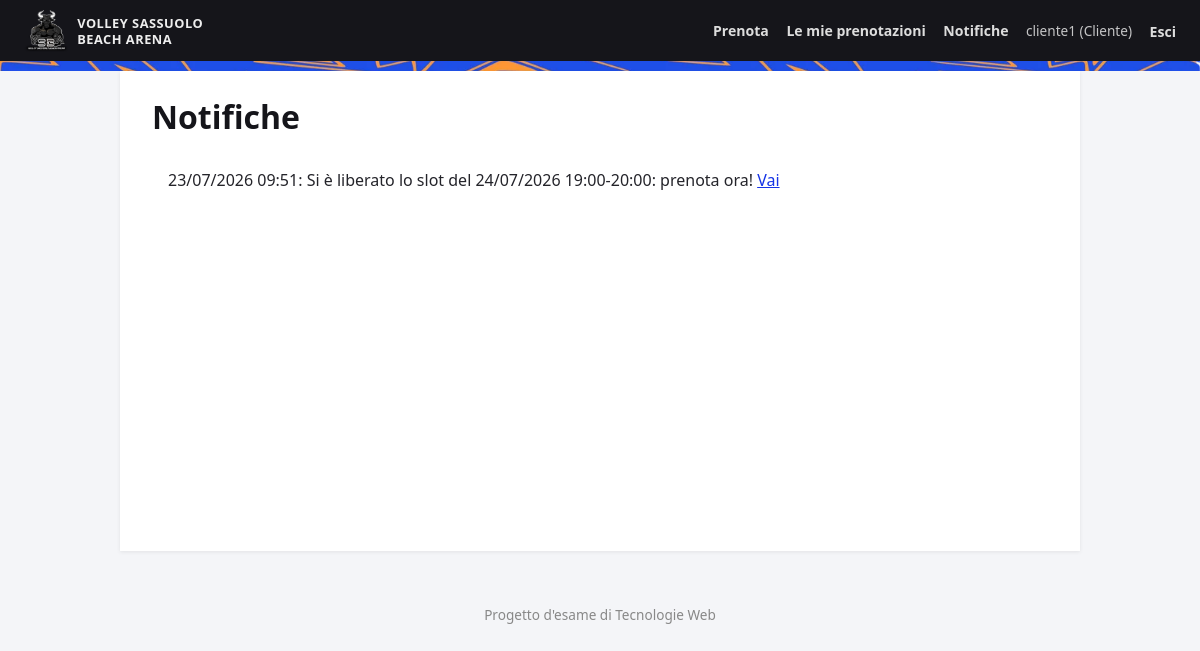
Screenshot of /prenotazioni/notifiche/ (signed in) with the database file from the repository.
### accounts/models.py (models this page shows, shortened)
class User(AbstractUser):
    username = models.CharField(
        _('username'),
        max_length=USERNAME_MASSIMO_CARATTERI,
        unique=True,
        help_text=f'Obbligatorio. Massimo {USERNAME_MASSIMO_CARATTERI} caratteri. Solo lettere, cifre e @/./+/-/_ .',
        validators=[UnicodeUsernameValidator()],
        error_messages={'unique': 'Esiste già un utente con questo nome utente.'},
    )
    first_name = models.CharField(_('first name'), max_length=NOME_MASSIMO_CARATTERI, blank=True)
    last_name = models.CharField(_('last name'), max_length=NOME_MASSIMO_CARATTERI, blank=True)
    class Ruolo(models.TextChoices):
        CLIENTE = 'cliente', 'Cliente'
        GESTORE = 'gestore', 'Gestore'
        ADMIN = 'admin', 'Admin'
    role = models.CharField(max_length=10, choices=Ruolo.choices, default=Ruolo.CLIENTE)
    @property
    def is_cliente(self):
        return self.role == self.Ruolo.CLIENTE
    @property
    def is_admin_struttura(self):
        return self.role == self.Ruolo.ADMIN
    @property
    def is_gestore_or_admin(self):
        return self.role in (self.Ruolo.GESTORE, self.Ruolo.ADMIN)

### prenotazioni/models.py (models this page shows, shortened)
class Notifica(models.Model):
    utente = models.ForeignKey('accounts.User', on_delete=models.CASCADE, related_name='notifiche')
    messaggio = models.CharField(max_length=255)
    link = models.CharField(max_length=255, blank=True)
    letta = models.BooleanField(default=False)
    creato_il = models.DateTimeField(auto_now_add=True)
    class Meta:
        ordering = ['-creato_il']

### prenotazioni/views.py (the view)
# urls.py: path('notifiche/', views.notifiche, name='notifiche'),
@login_required
def notifiche(request):
    lista = list(Notifica.objects.filter(utente=request.user))
    Notifica.objects.filter(utente=request.user, letta=False).update(letta=True)
    return render(request, 'prenotazioni/notifiche.html', {'notifiche': lista})

### prenotazioni/context_processors.py (called while the page is built)
def notifiche(request):
    user = getattr(request, 'user', None)
    if not user or not user.is_authenticated:
        return {}
    return {'notifiche_non_lette': user.notifiche.filter(letta=False).count()}

### templates/prenotazioni/notifiche.html (shortened to what this page needs)
{% extends "base.html" %}
{% block content %}
<h1>Notifiche</h1>
{% if notifiche %}
    <ul class="messages">
        {% for n in notifiche %}
            <li class="message {% if not n.letta %}info{% endif %}">
                {{ n.creato_il|date:"d/m/Y H:i" }}: {{ n.messaggio }}
                {% if n.link %}<a href="{{ n.link }}">Vai</a>{% endif %}
            </li>
        {% endfor %}
    </ul>
{% else %}
    <p>Nessuna notifica.</p>
{% endif %}
{% endblock %}

### templates/base.html (shortened to what this page needs)
<!DOCTYPE html>
{% load static %}
<html lang="it">
<head>
    <link rel="stylesheet" href="{% static 'css/style.css' %}?v=vsba2">
</head>
<body>
<header class="navbar">
    <a class="brand" href="{% url 'home' %}">
        <img src="{% static 'img/vsba-toro.webp' %}" alt="VSBA">
        <span class="brand-name">Volley Sassuolo<br>Beach Arena</span>
    </a>
    <nav>
        {% if user.is_authenticated %}
            {% if user.is_cliente %}
                <a href="{% url 'prenotazioni:nuova' %}">Prenota</a>
                <a href="{% url 'prenotazioni:mie' %}">Le mie prenotazioni</a>
            {% endif %}
            <a href="{% url 'prenotazioni:notifiche' %}" class="notif-link">Notifiche
            </a>
            <span class="whoami">{{ user.username }} ({{ user.get_role_display }})</span>
            <form action="{% url 'accounts:logout' %}" method="post" class="inline-form">
                <button type="submit" class="link-button">Esci</button>
            </form>
        {% else %}
            <a href="{% url 'accounts:login' %}">Accedi</a>
            <a href="{% url 'accounts:signup' %}">Registrati</a>
        {% endif %}
    </nav>
</header>
<div class="pattern-band"></div>
<main class="container">
    {% block content %}{% endblock %}
</main>
<footer class="footer">
    <p>Progetto d'esame di Tecnologie Web</p>
</footer>
</body>
</html>

### static/css/style.css (style rules this page uses)
:root { --vsba-blue: #1533e6; --vsba-blue-dark: #0d1f8f; --vsba-orange: #ff7a1a; --vsba-yellow: #ffcc00; --vsba-black: #15151a; --vsba-pink: #f62350; --border: #e2e2e6; --text: #24242a; --success: #2a9d8f; --danger: #d64545; --font-display: "Segoe UI", Arial, sans-serif; }
* { box-sizing: border-box; }
body { font-family: "Segoe UI", Arial, sans-serif; margin: 0; color: var(--text); background: #f4f5f8; }
a { color: var(--vsba-blue); }
h1, h2, h3 { font-family: var(--font-display); font-weight: 800; }
h1 { color: var(--vsba-black); margin-top: 0; }
.pattern-band { height: 10px; background-image: url('../img/sfondo-vsba.webp'); background-size: cover; background-position: center; }
.navbar { background: var(--vsba-black); color: white; display: flex; justify-content: space-between; align-items: center; padding: 0.6rem 1.5rem; flex-wrap: wrap; gap: 0.5rem; }
.navbar .brand { color: white; text-decoration: none; display: flex; align-items: center; gap: 0.6rem; }
.navbar .brand img { height: 42px; width: auto; display: block; }
.navbar .brand .brand-name { font-size: 0.8rem; line-height: 1.25; font-weight: 700; text-transform: uppercase; letter-spacing: 0.04em; color: #eee; }
.navbar nav { display: flex; align-items: center; flex-wrap: wrap; }
.navbar nav a, .navbar nav .link-button { color: #ddd; text-decoration: none; margin-left: 1.1rem; font-size: 0.88rem; font-weight: 600; }
.link-button { background: none; border: none; cursor: pointer; padding: 0; font: inherit; }
.inline-form { display: inline; }
.whoami { margin-left: 1.1rem; opacity: 0.75; font-size: 0.85rem; }
.container { max-width: 960px; margin: 0 auto 1.5rem; background: white; padding: 1.5rem 2rem 2rem; box-shadow: 0 1px 4px rgba(0,0,0,0.08); min-height: 60vh; }
.footer { text-align: center; padding: 1rem; color: #888; font-size: 0.85rem; }
button, .btn { background: var(--vsba-orange); color: white; border: none; padding: 0.55rem 1.2rem; border-radius: 4px; cursor: pointer; text-decoration: none; display: inline-block; font-size: 0.9rem; font-weight: 700; }
.messages { list-style: none; padding: 0; }
.messages .message { padding: 0.6rem 1rem; border-radius: 4px; margin-bottom: 0.6rem; }

### rows the page displays
User: username "cliente1", role "Cliente"
Notifica: creato_il "23/07/2026 09:51", messaggio "Si è liberato lo slot del 24/07/2026 19:00-20:00: prenota ora!"
